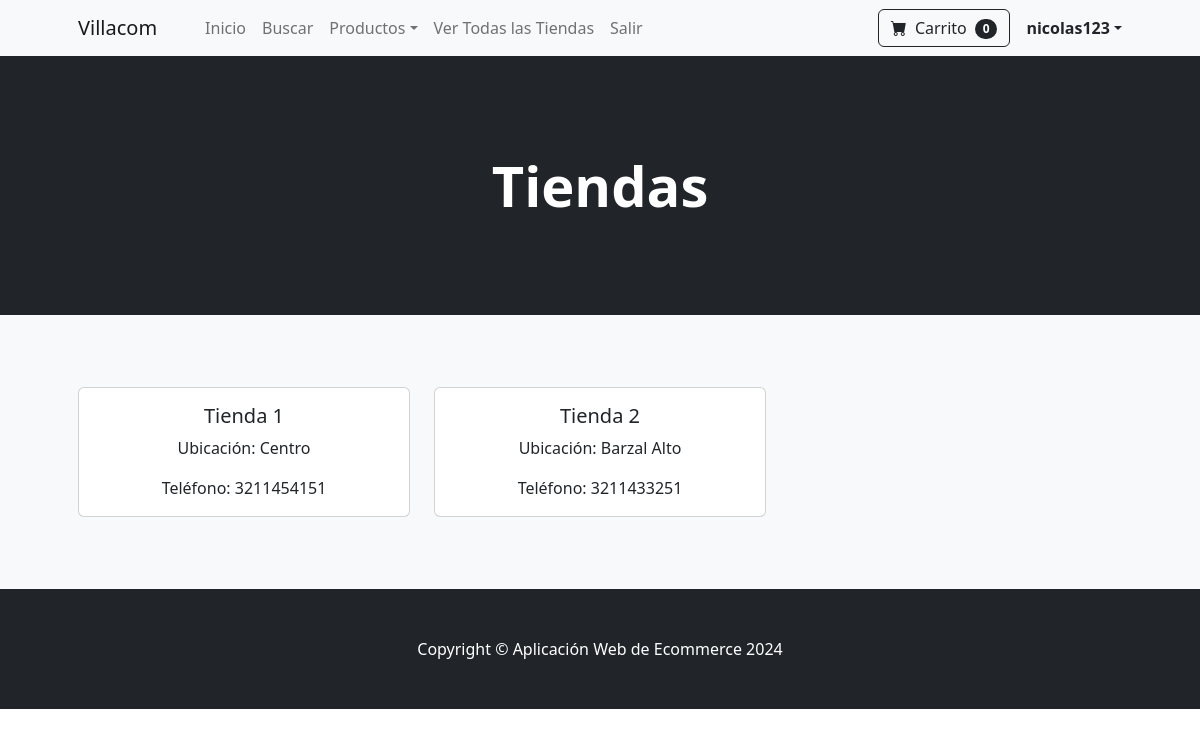
/lista_tiendas/ (signed in), run on the app's committed database.
### store/models.py (models this page shows, shortened)
class Business(models.Model):
    name = models.CharField(max_length=100)
    location = models.CharField(max_length=200)
    phone = models.CharField(max_length=20)
    class Meta:
        verbose_name_plural = 'locales/Negocios'

### store/views.py (the view)
# urls.py: path('lista_tiendas/', views.lista_tiendas, name='lista_tiendas'),
def lista_tiendas(request):
    tiendas = Business.objects.all()
    return render(request, 'lista_tiendas.html', {'tiendas': tiendas})

### cart/cart.py (called while the page is built)
    def __len__(self):
        return len(self.cart)

### cart/context_processors.py (called while the page is built)
def cart(request):
    return {'cart': Cart(request)}

### store/templates/lista_tiendas.html (shortened to what this page needs)
{% extends 'base.html' %}
{% block content %}
    <header class="bg-dark py-5">
        <div class="container px-4 px-lg-5 my-5">
            <div class="text-center text-white">
                <h1 class="display-4 fw-bolder">Tiendas</h1>
            </div>
        </div>
    </header>
    <section class="py-5 bg-light">
        <div class="container px-4 px-lg-5">
            <div class="row mt-4">
                {% for tienda in tiendas %}
                    <div class="col-md-4 mb-4">
                        <div class="card">
                            <div class="card-body text-center">
                                <h5 class="card-title">{{ tienda.name }}</h5>
                                <p class="card-text">Ubicación: {{ tienda.location }}</p>
                                <p class="card-text">Teléfono: {{ tienda.phone }}</p>
                            </div>
                        </div>
                    </div>
                {% empty %}
                    <p class="text-center">No hay tiendas registradas aún.</p>
                {% endfor %}
            </div>
        </div>
    </section>
{% endblock %}

### store/templates/navbar.html (shortened to what this page needs)
<nav class="navbar navbar-expand-lg navbar-light bg-light">
    <div class="container px-4 px-lg-5">
        <a class="navbar-brand" href="{% url 'home' %}">Villacom</a>
        <div class="collapse navbar-collapse" id="navbarSupportedContent">
            <ul class="navbar-nav me-auto mb-2 mb-lg-0 ms-lg-4">
                <li class="nav-item"><a class="nav-link" aria-current="page" href="{% url 'home' %}">Inicio</a></li>
                <li class="nav-item"><a class="nav-link" aria-current="page" href="{% url 'search' %}">Buscar</a></li>
                <li class="nav-item dropdown">
                    <a class="nav-link dropdown-toggle" id="navbarDropdown" href="#" role="button" data-bs-toggle="dropdown" aria-expanded="false">Productos</a>
                </li>
                {% if user.is_authenticated %}
                    <li class="nav-item"><a class="nav-link" href="{% url 'lista_tiendas' %}">Ver Todas las Tiendas</a></li>
                {% else %}
                    <li class="nav-item"><a class="nav-link" href="{% url 'login' %}">Iniciar Sesión</a></li>
                    <li class="nav-item"><a class="nav-link" href="{% url 'register' %}">Registrarse</a></li>
                {% endif %}
                    {% if user.is_authenticated %}
                    <li class="nav-item"><a class="nav-link" href="{% url 'logout' %}">Salir</a></li>
                    {% endif %}
            </ul>
            <div class="d-flex align-items-center">
                <form class="d-flex me-3">
                    <a href="{% url 'cart_summary' %}" class="btn btn-outline-dark">
                        <i class="bi-cart-fill me-1"></i>
                        Carrito
                        <span class="badge bg-dark text-white ms-1 rounded-pill" id="cart_quantity">{{ cart|length }}</span>
                    </a>
                </form>
                {% if user.is_authenticated %}
                <div class="nav-item dropdown">
                    <a class="nav-link active dropdown-toggle" id="profileDropdown" href="#" role="button" data-bs-toggle="dropdown" aria-expanded="false"><strong>{{ user.username }}</strong></a>
                </div>
                {% endif %}
            </div>
        </div>
    </div>
</nav>

### data on the page
Business: name "Tienda 1", location "Centro", phone "3211454151"
Business: name "Tienda 2", location "Barzal Alto", phone "3211433251"

### other printed values
{{ cart|length }} "0"
{{ user.username }} "nicolas123"
